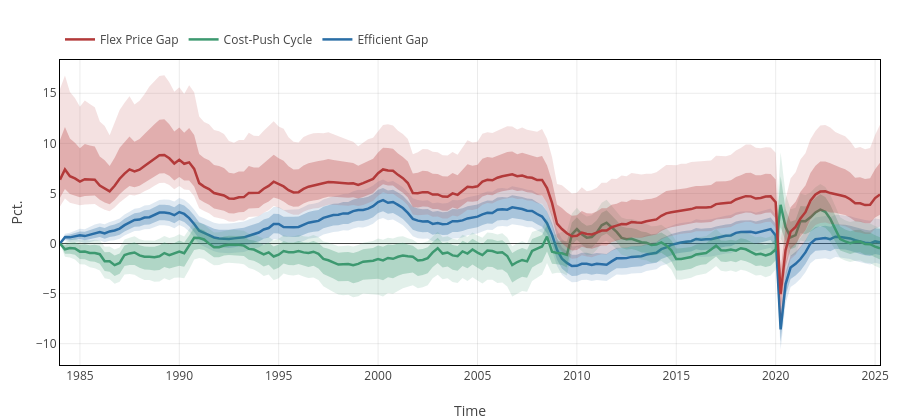
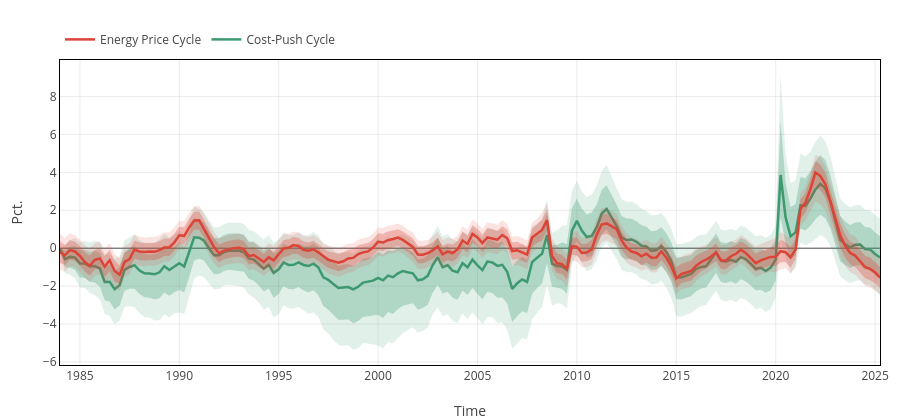

Notebook source saved alongside these figures, in order:
### Markdown cell above
# Figs

### Code cell
eff_color = "#2A6EA6"   # eff
flex_color    = "#B33A3A"   # flex
u_color      = "#3D9970"   # cost-push
band68_eff   = "rgba(42, 110, 166, 0.30)" # inner band (blue)
band90_eff  = "rgba(42, 110, 166, 0.15)" # outer band (blue)
band68_flex   = "rgba(179, 58, 58, 0.30)" # inner band (red)
band90_flex  = "rgba(179, 58, 58, 0.15)" # outer band (red)
band68_u     = "rgba(61, 153, 112, 0.30)" # inner band (green)
band90_u    = "rgba(61, 153, 112, 0.15)" # outer band (green)

HZ_color = "#DB4437"  # HZ energy price cycle
band_68_HZ = "rgba(219, 68, 55, 0.30)" # inner band (red)
band_90_HZ = "rgba(219, 68, 55, 0.15)" # outer band (red)

# states
# eff Ψeᵐ
# cost-push Ψπᵐ
# flex Ψfᵐ

# --- Reusable layout (set limits if you want) ---
y_lims = (-10, 10)  # <- adjust or comment out if not desired

base_layout = Layout(
    template="plotly_white", hovermode="x unified",
    width=900, height=420, margin=attr(l=60, r=20, t=60, b=55),
    xaxis=attr(
        title="Time", showgrid=true, gridcolor="rgba(0,0,0,0.08)",
        zeroline=false, showline=true, linecolor="black", linewidth=1, mirror=true
    ),
    yaxis=attr(
        title="Pct.", showgrid=true, gridcolor="rgba(0,0,0,0.08)",
        zeroline=true, showline=true, linecolor="black", linewidth=1, mirror=true,
        # range=[y_lims...]    # comment this line out to auto-scale
    ),
    legend=attr(orientation="h", x=0.0, y=1.02, yanchor="bottom", bgcolor="rgba(0,0,0,0)")
)


# ============= gaps
plt_cycle = Plot([
        # Efficient gap
        # 90% band: lower first (invisible), then upper filled to previous
        scatter(x=date, y=Ψe05[1:end-max_h, 1], mode="lines",
                line=attr(color="rgba(0,0,0,0)"), hoverinfo="skip", showlegend=false),
        scatter(x=date, y=Ψe95[1:end-max_h, 1], mode="lines", showlegend=false,
                fill="tonexty", fillcolor=band90_eff, line=attr(color="rgba(0,0,0,0)")),

        # 68% band: lower first (invisible), then upper filled to previous
        scatter(x=date, y=Ψe16[1:end-max_h, 1], mode="lines",
                line=attr(color="rgba(0,0,0,0)"), hoverinfo="skip", showlegend=false),
        scatter(x=date, y=Ψe84[1:end-max_h, 1], mode="lines", showlegend=false,
                fill="tonexty", fillcolor=band68_eff, line=attr(color="rgba(0,0,0,0)")),
        # Median line
        scatter(x=date, y=Ψeᵐ[1:end-max_h, 1], mode="lines", name="Efficient Gap", legendrank=1,
                line=attr(color=eff_color, width=2.5)),

        # cost push cycle
        # 90% band: lower first (invisible), then upper filled to previous
        scatter(x=date, y=Ψπ05[1:end-max_h, 4], mode="lines",
                line=attr(color="rgba(0,0,0,0)"), hoverinfo="skip", showlegend=false),
        scatter(x=date, y=Ψπ95[1:end-max_h, 4], mode="lines", showlegend=false,
                fill="tonexty", fillcolor=band90_u, line=attr(color="rgba(0,0,0,0)")),
        # 68% band: lower first (invisible), then upper filled to previous
        scatter(x=date, y=Ψπ16[1:end-max_h, 4], mode="lines",
                line=attr(color="rgba(0,0,0,0)"), hoverinfo="skip", showlegend=false),
        scatter(x=date, y=Ψπ84[1:end-max_h, 4], mode="lines", showlegend=false,
                fill="tonexty", fillcolor=band68_u, line=attr(color="rgba(0,0,0,0)")),
        # Median line
        scatter(x=date, y=Ψπᵐ[1:end-max_h, 4], mode="lines", name="Cost-Push Cycle", legendrank=2,
                line=attr(color=u_color, width=2.5)),

        # Flex price gap
        # 90% band: lower first (invisible), then upper filled to previous
        scatter(x=date, y=Ψf05[1:end-max_h, 1], mode="lines",
                line=attr(color="rgba(0,0,0,0)"), hoverinfo="skip", showlegend=false),
        scatter(x=date, y=Ψf95[1:end-max_h, 1], mode="lines", showlegend=false,
                fill="tonexty", fillcolor=band90_flex, line=attr(color="rgba(0,0,0,0)")),  
        # 68% band: lower first (invisible), then upper filled to previous
        scatter(x=date, y=Ψf16[1:end-max_h, 1], mode="lines",
                line=attr(color="rgba(0,0,0,0)"), hoverinfo="skip", showlegend=false),
        scatter(x=date, y=Ψf84[1:end-max_h, 1], mode="lines", showlegend=false,
                fill="tonexty", fillcolor=band68_flex, line=attr(color="rgba(0,0,0,0)")),
        # Median line
        scatter(x=date, y=Ψfᵐ[1:end-max_h, 1], mode="lines", name="Flex Price Gap", legendrank=3,
                line=attr(color=flex_color, width=2.5)),

],
base_layout)
display(plt_cycle)


### cost-push & energy price cycle
plt_cp_ep = Plot([
        # cost push cycle
        # 90% band: lower first (invisible), then upper filled to previous
        scatter(x=date, y=Ψπ05[1:end-max_h, 4], mode="lines",
                line=attr(color="rgba(0,0,0,0)"), hoverinfo="skip", showlegend=false),
        scatter(x=date, y=Ψπ95[1:end-max_h, 4], mode="lines", showlegend=false,
                fill="tonexty", fillcolor=band90_u, line=attr(color="rgba(0,0,0,0)")),
        # 68% band: lower first (invisible), then upper filled to previous
        scatter(x=date, y=Ψπ16[1:end-max_h, 4], mode="lines",
                line=attr(color="rgba(0,0,0,0)"), hoverinfo="skip", showlegend=false),
        scatter(x=date, y=Ψπ84[1:end-max_h, 4], mode="lines", showlegend=false,
                fill="tonexty", fillcolor=band68_u, line=attr(color="rgba(0,0,0,0)")),
        # Median line
        scatter(x=date, y=Ψπᵐ[1:end-max_h, 4], mode="lines", name="Cost-Push Cycle", legendrank=1,
                line=attr(color=u_color, width=2.5)),

        # HZ Energy Price Cycle
        # 90% band: lower first (invisible), then upper filled to previous
        scatter(x=date, y=EP05_HZ[1:end-max_h, 5], mode="lines",
                line=attr(color="rgba(0,0,0,0)"), hoverinfo="skip", showlegend=false),
        scatter(x=date, y=EP95_HZ[1:end-max_h, 5], mode="lines", showlegend=false,
                fill="tonexty", fillcolor=band_90_HZ, line=attr(color="rgba(0,0,0,0)")),
        # 68% band: lower first (invisible), then upper filled to previous
        scatter(x=date, y=EP16_HZ[1:end-max_h, 5], mode="lines",
                line=attr(color="rgba(0,0,0,0)"), hoverinfo="skip", showlegend=false),
        scatter(x=date, y=EP84_HZ[1:end-max_h, 5], mode="lines", showlegend=false,
                fill="tonexty", fillcolor=band_68_HZ, line=attr(color="rgba(0,0,0,0)")),
        # Median line
        scatter(x=date, y=EPᵐ_HZ[1:end-max_h, 5], mode="lines", name="Energy Price Cycle", legendrank=2,
                line=attr(color=HZ_color, width=2.5)),
],
base_layout)
display(plt_cp_ep)

# correlation between cost-push and energy price cycle
correlation_cp_ep = cor(EPᵐ_HZ[1:end-max_h, 5], Ψπᵐ[1:end-max_h, 4])
println("Correlation between cost-push and energy price cycle: ", correlation_cp_ep)

### Figure 1 — Plotly figure (JSON) as saved in the notebook; plotly's stock layout.template omitted (floating-point values rounded to 4 significant figures; data arrays with more than 128 entries replaced by an {"elided": "..."} marker saying what was removed)
{"data": [{"hoverinfo": "skip", "line": {"color": "rgba(0,0,0,0)"}, "mode": "lines", "showlegend": false, "type": "scatter", "x": {"elided": "174 str values"}, "y": {"elided": "166 float values"}}, {"fill": "tonexty", "fillcolor": "rgba(42, 110, 166, 0.15)", "line": {"color": "rgba(0,0,0,0)"}, "mode": "lines", "showlegend": false, "type": "scatter", "x": {"elided": "174 str values"}, "y": {"elided": "166 float values"}}, {"hoverinfo": "skip", "line": {"color": "rgba(0,0,0,0)"}, "mode": "lines", "showlegend": false, "type": "scatter", "x": {"elided": "174 str values"}, "y": {"elided": "166 float values"}}, {"fill": "tonexty", "fillcolor": "rgba(42, 110, 166, 0.30)", "line": {"color": "rgba(0,0,0,0)"}, "mode": "lines", "showlegend": false, "type": "scatter", "x": {"elided": "174 str values"}, "y": {"elided": "166 float values"}}, {"legendrank": 1, "line": {"color": "#2A6EA6", "width": 2.5}, "mode": "lines", "name": "Efficient Gap", "type": "scatter", "x": {"elided": "174 str values"}, "y": {"elided": "166 float values"}}, {"hoverinfo": "skip", "line": {"color": "rgba(0,0,0,0)"}, "mode": "lines", "showlegend": false, "type": "scatter", "x": {"elided": "174 str values"}, "y": {"elided": "166 float values"}}, {"fill": "tonexty", "fillcolor": "rgba(61, 153, 112, 0.15)", "line": {"color": "rgba(0,0,0,0)"}, "mode": "lines", "showlegend": false, "type": "scatter", "x": {"elided": "174 str values"}, "y": {"elided": "166 float values"}}, {"hoverinfo": "skip", "line": {"color": "rgba(0,0,0,0)"}, "mode": "lines", "showlegend": false, "type": "scatter", "x": {"elided": "174 str values"}, "y": {"elided": "166 float values"}}, {"fill": "tonexty", "fillcolor": "rgba(61, 153, 112, 0.30)", "line": {"color": "rgba(0,0,0,0)"}, "mode": "lines", "showlegend": false, "type": "scatter", "x": {"elided": "174 str values"}, "y": {"elided": "166 float values"}}, {"legendrank": 2, "line": {"color": "#3D9970", "width": 2.5}, "mode": "lines", "name": "Cost-Push Cycle", "type": "scatter", "x": {"elided": "174 str values"}, "y": {"elided": "166 float values"}}, {"hoverinfo": "skip", "line": {"color": "rgba(0,0,0,0)"}, "mode": "lines", "showlegend": false, "type": "scatter", "x": {"elided": "174 str values"}, "y": {"elided": "166 float values"}}, {"fill": "tonexty", "fillcolor": "rgba(179, 58, 58, 0.15)", "line": {"color": "rgba(0,0,0,0)"}, "mode": "lines", "showlegend": false, "type": "scatter", "x": {"elided": "174 str values"}, "y": {"elided": "166 float values"}}, {"hoverinfo": "skip", "line": {"color": "rgba(0,0,0,0)"}, "mode": "lines", "showlegend": false, "type": "scatter", "x": {"elided": "174 str values"}, "y": {"elided": "166 float values"}}, {"fill": "tonexty", "fillcolor": "rgba(179, 58, 58, 0.30)", "line": {"color": "rgba(0,0,0,0)"}, "mode": "lines", "showlegend": false, "type": "scatter", "x": {"elided": "174 str values"}, "y": {"elided": "166 float values"}}, {"legendrank": 3, "line": {"color": "#B33A3A", "width": 2.5}, "mode": "lines", "name": "Flex Price Gap", "type": "scatter", "x": {"elided": "174 str values"}, "y": {"elided": "166 float values"}}], "layout": {"height": 420, "hovermode": "x unified", "legend": {"bgcolor": "rgba(0,0,0,0)", "orientation": "h", "x": 0, "y": 1.02, "yanchor": "bottom"}, "margin": {"b": 55, "l": 60, "r": 20, "t": 60}, "width": 900, "xaxis": {"gridcolor": "rgba(0,0,0,0.08)", "linecolor": "black", "linewidth": 1, "mirror": true, "showgrid": true, "showline": true, "title": "Time", "zeroline": false}, "yaxis": {"gridcolor": "rgba(0,0,0,0.08)", "linecolor": "black", "linewidth": 1, "mirror": true, "showgrid": true, "showline": true, "title": "Pct.", "zeroline": true}}}

### Figure 2 — Plotly figure (JSON) as saved in the notebook; plotly's stock layout.template omitted (floating-point values rounded to 4 significant figures; data arrays with more than 128 entries replaced by an {"elided": "..."} marker saying what was removed)
{"data": [{"hoverinfo": "skip", "line": {"color": "rgba(0,0,0,0)"}, "mode": "lines", "showlegend": false, "type": "scatter", "x": {"elided": "174 str values"}, "y": {"elided": "166 float values"}}, {"fill": "tonexty", "fillcolor": "rgba(61, 153, 112, 0.15)", "line": {"color": "rgba(0,0,0,0)"}, "mode": "lines", "showlegend": false, "type": "scatter", "x": {"elided": "174 str values"}, "y": {"elided": "166 float values"}}, {"hoverinfo": "skip", "line": {"color": "rgba(0,0,0,0)"}, "mode": "lines", "showlegend": false, "type": "scatter", "x": {"elided": "174 str values"}, "y": {"elided": "166 float values"}}, {"fill": "tonexty", "fillcolor": "rgba(61, 153, 112, 0.30)", "line": {"color": "rgba(0,0,0,0)"}, "mode": "lines", "showlegend": false, "type": "scatter", "x": {"elided": "174 str values"}, "y": {"elided": "166 float values"}}, {"legendrank": 1, "line": {"color": "#3D9970", "width": 2.5}, "mode": "lines", "name": "Cost-Push Cycle", "type": "scatter", "x": {"elided": "174 str values"}, "y": {"elided": "166 float values"}}, {"hoverinfo": "skip", "line": {"color": "rgba(0,0,0,0)"}, "mode": "lines", "showlegend": false, "type": "scatter", "x": {"elided": "174 str values"}, "y": {"elided": "166 float values"}}, {"fill": "tonexty", "fillcolor": "rgba(219, 68, 55, 0.15)", "line": {"color": "rgba(0,0,0,0)"}, "mode": "lines", "showlegend": false, "type": "scatter", "x": {"elided": "174 str values"}, "y": {"elided": "166 float values"}}, {"hoverinfo": "skip", "line": {"color": "rgba(0,0,0,0)"}, "mode": "lines", "showlegend": false, "type": "scatter", "x": {"elided": "174 str values"}, "y": {"elided": "166 float values"}}, {"fill": "tonexty", "fillcolor": "rgba(219, 68, 55, 0.30)", "line": {"color": "rgba(0,0,0,0)"}, "mode": "lines", "showlegend": false, "type": "scatter", "x": {"elided": "174 str values"}, "y": {"elided": "166 float values"}}, {"legendrank": 2, "line": {"color": "#DB4437", "width": 2.5}, "mode": "lines", "name": "Energy Price Cycle", "type": "scatter", "x": {"elided": "174 str values"}, "y": {"elided": "166 float values"}}], "layout": {"height": 420, "hovermode": "x unified", "legend": {"bgcolor": "rgba(0,0,0,0)", "orientation": "h", "x": 0, "y": 1.02, "yanchor": "bottom"}, "margin": {"b": 55, "l": 60, "r": 20, "t": 60}, "width": 900, "xaxis": {"gridcolor": "rgba(0,0,0,0.08)", "linecolor": "black", "linewidth": 1, "mirror": true, "showgrid": true, "showline": true, "title": "Time", "zeroline": false}, "yaxis": {"gridcolor": "rgba(0,0,0,0.08)", "linecolor": "black", "linewidth": 1, "mirror": true, "showgrid": true, "showline": true, "title": "Pct.", "zeroline": true}}}
